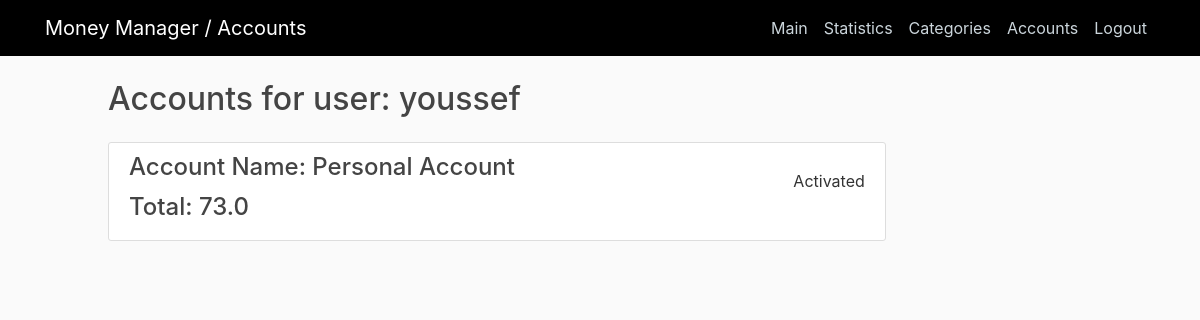
The page /accounts/ (signed in) on the database its author committed.
### home/models.py (models this page shows, shortened)
class Account(models.Model):
    user = models.ForeignKey(User, related_name="accounts", on_delete=models.CASCADE)
    name = models.CharField(max_length=50, default="Personal Account")
    total_income = models.FloatField(default=0)
    total_spendings = models.FloatField(default=0)
    active = models.BooleanField(default=True)

### home/views.py (the view)
# urls.py: path('accounts/', views.accounts, name="accounts"),
@login_required
def accounts(request):
    context={
        'title': 'Accounts',
        'user': request.user,
        'accounts': Account.objects.filter(user=request.user).all()
    }
    return render(request, 'home/accounts.html', context)

### home/templatetags/tags.py (called while the page is built)
@register.filter
def subtract(value, arg):
    return value - arg

### home/templates/home/accounts.html
{% extends "home/base.html" %}
{% load tags %}
{% block content %}
    <h2> Accounts for user: {{ user.username }} </h2>
    {% for account in accounts %}
        <div class="content-section mt-4">
            <div>
                <h4 class="float-left">Account Name: {{ account.name }} <br> </h4>
                {% if account.active %}
                    <div class="float-right mt-3"> Activated </div>
                {% else %}
                    <div class="float-right mt-3">
                        <a href="/activate/{{ account.id }}" class="btn btn-primary"> Activate </a>
                    </div>
                {% endif %}
            </div>
            <h4 class="clear-fix">Total: {{ account.total_income|subtract:account.total_spendings }}</h4>
        </div>
    {% endfor %}
{% endblock content %}

### home/static/home/main.css (style rules this page uses)
body { background: #fafafa; color: #333333; margin-top: 5rem; }
h1, h2, h3, h4, h5, h6 { color: #444444; }
.content-section { background: #ffffff; padding: 10px 20px; border: 1px solid #dddddd; border-radius: 3px; margin-bottom: 10px; }
.clear-fix { clear: both; }

### rows shown on the page
Account: name "Personal Account", active "Activated", total_income|subtract "73.0"

### other values the page prints
{{ title }} "Accounts"
{{ user.username }} "youssef"
